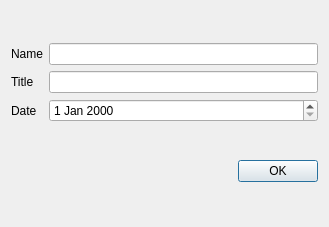
<?xml version="1.0" encoding="UTF-8"?>
<ui version="4.0">
 <class>Dialog</class>
 <widget class="QDialog" name="Dialog">
  <property name="geometry">
   <rect>
    <x>0</x>
    <y>0</y>
    <width>329</width>
    <height>227</height>
   </rect>
  </property>
  <property name="windowTitle">
   <string>Dialog</string>
  </property>
  <layout class="QVBoxLayout" name="verticalLayout">
   <item>
    <layout class="QGridLayout" name="gridLayout">
     <item row="0" column="0">
      <widget class="QLabel" name="label">
       <property name="text">
        <string>Name</string>
       </property>
      </widget>
     </item>
     <item row="0" column="1">
      <widget class="QLineEdit" name="lineEdit_name"/>
     </item>
     <item row="1" column="0">
      <widget class="QLabel" name="label_2">
       <property name="text">
        <string>Title</string>
       </property>
      </widget>
     </item>
     <item row="1" column="1">
      <widget class="QLineEdit" name="lineEdit_title"/>
     </item>
     <item row="2" column="0">
      <widget class="QLabel" name="label_3">
       <property name="text">
        <string>Date</string>
       </property>
      </widget>
     </item>
     <item row="2" column="1">
      <widget class="QDateEdit" name="dateEdit"/>
     </item>
    </layout>
   </item>
   <item>
    <widget class="QDialogButtonBox" name="buttonBox">
     <property name="standardButtons">
      <set>QDialogButtonBox::Ok</set>
     </property>
    </widget>
   </item>
  </layout>
 </widget>
 <resources/>
 <connections/>
</ui>
